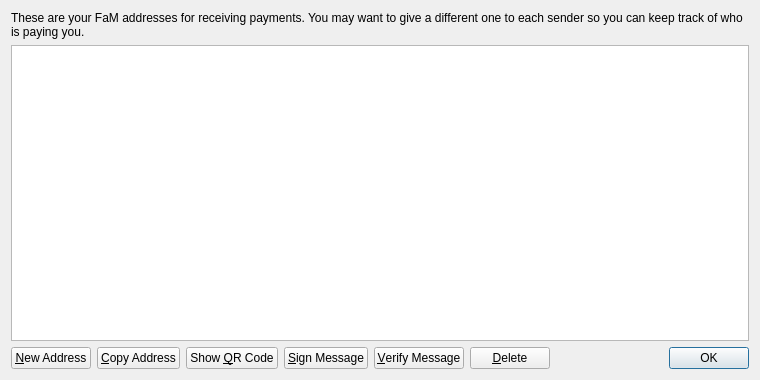
<?xml version="1.0" encoding="UTF-8"?>
<ui version="4.0">
 <class>AddressBookPage</class>
 <widget class="QWidget" name="AddressBookPage">
  <property name="geometry">
   <rect>
    <x>0</x>
    <y>0</y>
    <width>760</width>
    <height>380</height>
   </rect>
  </property>
  <property name="windowTitle">
   <string>Address Book</string>
  </property>
  <layout class="QVBoxLayout" name="verticalLayout">
   <item>
    <widget class="QLabel" name="labelExplanation">
     <property name="text">
      <string>These are your FaM addresses for receiving payments. You may want to give a different one to each sender so you can keep track of who is paying you.</string>
     </property>
     <property name="textFormat">
      <enum>Qt::PlainText</enum>
     </property>
     <property name="wordWrap">
      <bool>true</bool>
     </property>
    </widget>
   </item>
   <item>
    <widget class="QTableView" name="tableView">
     <property name="contextMenuPolicy">
      <enum>Qt::CustomContextMenu</enum>
     </property>
     <property name="toolTip">
      <string>Double-click to edit address or label</string>
     </property>
     <property name="tabKeyNavigation">
      <bool>false</bool>
     </property>
     <property name="alternatingRowColors">
      <bool>true</bool>
     </property>
     <property name="selectionMode">
      <enum>QAbstractItemView::SingleSelection</enum>
     </property>
     <property name="selectionBehavior">
      <enum>QAbstractItemView::SelectRows</enum>
     </property>
     <property name="sortingEnabled">
      <bool>true</bool>
     </property>
     <attribute name="verticalHeaderVisible">
      <bool>false</bool>
     </attribute>
    </widget>
   </item>
   <item>
    <layout class="QHBoxLayout" name="horizontalLayout">
     <item>
      <widget class="QPushButton" name="newAddressButton">
       <property name="toolTip">
        <string>Create a new address</string>
       </property>
       <property name="text">
        <string>&amp;New Address</string>
       </property>
       <property name="icon">
        <iconset resource="../bitcoin.qrc">
         <normaloff>:/icons/add</normaloff>:/icons/add</iconset>
       </property>
      </widget>
     </item>
     <item>
      <widget class="QPushButton" name="copyToClipboard">
       <property name="toolTip">
        <string>Copy the currently selected address to the system clipboard</string>
       </property>
       <property name="text">
        <string>&amp;Copy Address</string>
       </property>
       <property name="icon">
        <iconset resource="../bitcoin.qrc">
         <normaloff>:/icons/editcopy</normaloff>:/icons/editcopy</iconset>
       </property>
      </widget>
     </item>
     <item>
      <widget class="QPushButton" name="showQRCode">
       <property name="text">
        <string>Show &amp;QR Code</string>
       </property>
       <property name="icon">
        <iconset resource="../bitcoin.qrc">
         <normaloff>:/icons/qrcode</normaloff>:/icons/qrcode</iconset>
       </property>
      </widget>
     </item>
     <item>
      <widget class="QPushButton" name="signMessage">
       <property name="toolTip">
        <string>Sign a message to prove you own a Bitcoin address</string>
       </property>
       <property name="text">
        <string>&amp;Sign Message</string>
       </property>
       <property name="icon">
        <iconset resource="../bitcoin.qrc">
         <normaloff>:/icons/edit</normaloff>:/icons/edit</iconset>
       </property>
      </widget>
     </item>
     <item>
      <widget class="QPushButton" name="verifyMessage">
       <property name="toolTip">
        <string>Verify a message to ensure it was signed with a specified Bitcoin address</string>
       </property>
       <property name="text">
        <string>&amp;Verify Message</string>
       </property>
       <property name="icon">
        <iconset resource="../bitcoin.qrc">
         <normaloff>:/icons/transaction_0</normaloff>:/icons/transaction_0</iconset>
       </property>
      </widget>
     </item>
     <item>
      <widget class="QPushButton" name="deleteButton">
       <property name="toolTip">
        <string>Delete the currently selected address from the list. Only sending addresses can be deleted.</string>
       </property>
       <property name="text">
        <string>&amp;Delete</string>
       </property>
       <property name="icon">
        <iconset resource="../bitcoin.qrc">
         <normaloff>:/icons/remove</normaloff>:/icons/remove</iconset>
       </property>
      </widget>
     </item>
     <item>
      <spacer name="horizontalSpacer">
       <property name="orientation">
        <enum>Qt::Horizontal</enum>
       </property>
       <property name="sizeHint" stdset="0">
        <size>
         <width>40</width>
         <height>20</height>
        </size>
       </property>
      </spacer>
     </item>
     <item>
      <widget class="QDialogButtonBox" name="buttonBox">
       <property name="sizePolicy">
        <sizepolicy hsizetype="Maximum" vsizetype="Fixed">
         <horstretch>0</horstretch>
         <verstretch>0</verstretch>
        </sizepolicy>
       </property>
       <property name="standardButtons">
        <set>QDialogButtonBox::Ok</set>
       </property>
      </widget>
     </item>
    </layout>
   </item>
  </layout>
 </widget>
 <resources>
  <include location="../bitcoin.qrc"/>
 </resources>
 <connections/>
</ui>
